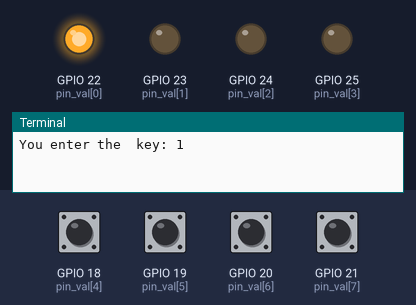
This program was run on a simulated Raspberry Pi (BCM pin numbers). Shown: output pins drawn as LEDs (lit = HIGH), the last lines printed to the terminal. The test bench sets the inputs (shaded band); at power-on: GPIO 18 (pin_val[4]), GPIO 19 (pin_val[5]), GPIO 20 (pin_val[6]), GPIO 21 (pin_val[7]) HIGH.

Above: at 0.2 s.
At 1.0 s:
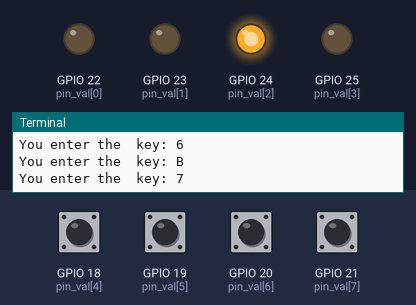
At 2.2 s:
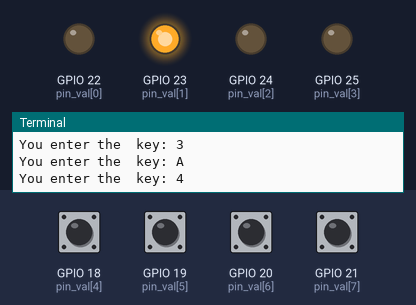
At 3.0 s:
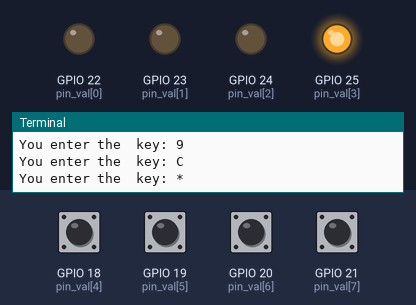
Timing chart, 0 to 3.7 s (numbered marks = the images above):
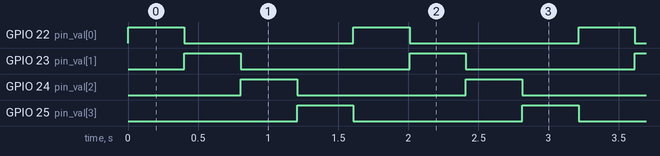

Measured:
- by itself, GPIO 22 (pin_val[0]), GPIO 23 (pin_val[1]), GPIO 24 (pin_val[2]), GPIO 25 (pin_val[3]): alternates HIGH for 0.40 s and LOW for 1.2 s
- by itself, everything shown: repeats every 1.6 s, in 4 steps

The program:

keyboard.py
```python
import RPi.GPIO as GPIO
import time

pin_val = [22, 23, 24, 25, 18, 19, 20, 21]
key = [
  ['1','2','3','A'],
  ['4','5','6','B'],
  ['7','8','9','C'],
  ['*','0','#','D']
]
GPIO.cleanup()
GPIO.setmode(GPIO.BCM)

def out_set(n):
    for i in range(0,4):
        GPIO.setup(pin_val[i],GPIO.OUT)
        GPIO.setup(pin_val[i+4], GPIO.IN, pull_up_down=GPIO.PUD_UP)
    if n == 0:
        GPIO.output(pin_val[0],GPIO.HIGH)
        GPIO.output(pin_val[1],GPIO.LOW)
        GPIO.output(pin_val[2],GPIO.LOW)
        GPIO.output(pin_val[3],GPIO.LOW)
    if n == 1:
        GPIO.output(pin_val[0],GPIO.LOW)
        GPIO.output(pin_val[1],GPIO.HIGH)
        GPIO.output(pin_val[2],GPIO.LOW)
        GPIO.output(pin_val[3],GPIO.LOW)
    if n == 2:
        GPIO.output(pin_val[0],GPIO.LOW)
        GPIO.output(pin_val[1],GPIO.LOW)
        GPIO.output(pin_val[2],GPIO.HIGH)
        GPIO.output(pin_val[3],GPIO.LOW)
    if n == 3:
        GPIO.output(pin_val[0],GPIO.LOW)
        GPIO.output(pin_val[1],GPIO.LOW)
        GPIO.output(pin_val[2],GPIO.LOW)
        GPIO.output(pin_val[3],GPIO.HIGH)

while True:
    for n in range(0,4):
        out_set(n)
        for m in range(0,4):
            if GPIO.input(pin_val[m+4]):
                time.sleep(0.1)
                if GPIO.input(pin_val[m+4]):
                    print ('You enter the  key:',key[n][m])
```
